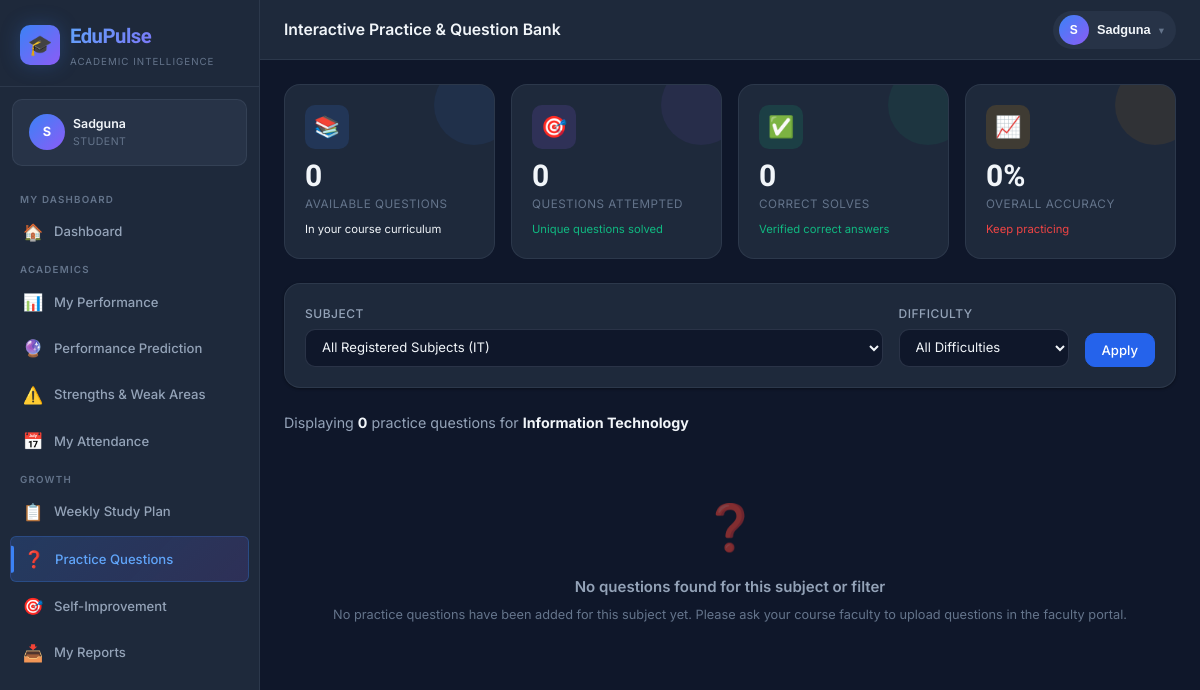
Screenshot of /student/practice (signed in) with the database file from the repository.
### models.py (models this page shows, shortened)
class Student(db.Model):
    __tablename__ = 'students'
    id = db.Column(db.Integer, primary_key=True)
    user_id = db.Column(db.Integer, db.ForeignKey('users.id'), unique=True, nullable=False)
    roll_number = db.Column(db.String(50), unique=True, nullable=False)
    name = db.Column(db.String(100), nullable=False)
    email = db.Column(db.String(120))
    phone = db.Column(db.String(20))
    department_id = db.Column(db.Integer, db.ForeignKey('departments.id'), nullable=False)
    section_id = db.Column(db.Integer, db.ForeignKey('sections.id'))
    academic_year_id = db.Column(db.Integer, db.ForeignKey('academic_years.id'))
    current_semester = db.Column(db.Integer, default=1)
    date_of_birth = db.Column(db.Date)
    gender = db.Column(db.String(10))
    is_active = db.Column(db.Boolean, default=True)
    enrolled_at = db.Column(db.DateTime, default=datetime.utcnow)
    academic_year = db.relationship('AcademicYear', backref='students')
    marks = db.relationship('Mark', backref='student', lazy=True)
    attendance_records = db.relationship('AttendanceRecord', backref='student', lazy=True)
    tasks = db.relationship('StudentTask', backref='student', lazy=True)
    goals = db.relationship('StudentGoal', backref='student', lazy=True)
    question_attempts = db.relationship('QuestionAttempt', backref='student', lazy=True)

class User(UserMixin, db.Model):
    __tablename__ = 'users'
    id = db.Column(db.Integer, primary_key=True)
    unique_id = db.Column(db.String(50), unique=True, nullable=False)
    password_hash = db.Column(db.String(256), nullable=False)
    role = db.Column(db.String(20), nullable=False)  # 'admin', 'faculty', 'student'
    is_active = db.Column(db.Boolean, default=True)
    last_login = db.Column(db.DateTime)
    created_at = db.Column(db.DateTime, default=datetime.utcnow)
    student = db.relationship('Student', backref='user', uselist=False, lazy=True)
    faculty = db.relationship('Faculty', backref='user', uselist=False, lazy=True)
    admin = db.relationship('Admin', backref='user', uselist=False, lazy=True)

class Department(db.Model):
    __tablename__ = 'departments'
    id = db.Column(db.Integer, primary_key=True)
    name = db.Column(db.String(100), unique=True, nullable=False)
    code = db.Column(db.String(20), unique=True, nullable=False)
    description = db.Column(db.Text)
    is_active = db.Column(db.Boolean, default=True)
    created_at = db.Column(db.DateTime, default=datetime.utcnow)
    sections = db.relationship('Section', backref='department', lazy=True)
    students = db.relationship('Student', backref='department', lazy=True)
    faculty = db.relationship('Faculty', backref='department', lazy=True)
    subjects = db.relationship('Subject', backref='department', lazy=True)

### routes/student.py (the view, shortened to what this page needs)
@student_bp.route('/practice')
@student_required
def practice():
    stu = get_current_student()
    if not stu:
        return redirect(url_for('auth.login'))
    subjects = Subject.query.filter_by(
        department_id=stu.department_id, semester=stu.current_semester, is_active=True
    ).all()
    if not subjects:
        subjects = Subject.query.filter_by(department_id=stu.department_id, is_active=True).all()
    subj_filter = request.args.get('subject_id', '')
    diff_filter = request.args.get('difficulty', '')
    topic_filter = request.args.get('topic', '').strip()
    subject_ids = [s.id for s in subjects]
    available_topics = [
        t[0] for t in db.session.query(Question.topic).filter(
            Question.subject_id.in_(subject_ids),
            Question.topic.isnot(None),
            Question.topic != '',
            Question.is_active == True
        ).distinct().order_by(Question.topic).all() if t[0]
    ]
    query = Question.query.filter(
        Question.subject_id.in_(subject_ids),
        Question.is_active == True,
        Question.question_type == 'mcq'
    )
    if subj_filter and subj_filter.isdigit():
        s_id = int(subj_filter)
        if s_id in subject_ids:
            query = query.filter_by(subject_id=s_id)
    if diff_filter and diff_filter in ['easy', 'medium', 'hard']:
        query = query.filter_by(difficulty=diff_filter)
    if topic_filter:
        query = query.filter_by(topic=topic_filter)
    questions = query.order_by(Question.id).all()
    attempt_counts = {}
    for q in questions:
        attempts = QuestionAttempt.query.filter_by(student_id=stu.id, question_id=q.id).count()
        correct = QuestionAttempt.query.filter_by(student_id=stu.id, question_id=q.id, is_correct=True).count()
        attempt_counts[q.id] = {'total': attempts, 'correct': correct}
    total_q = Question.query.filter(Question.subject_id.in_(subject_ids), Question.is_active == True).count()
    attempted_q_ids = [r[0] for r in db.session.query(QuestionAttempt.question_id).filter_by(student_id=stu.id).distinct().all()]
    attempted_count = len(attempted_q_ids)
    all_attempts = QuestionAttempt.query.filter_by(student_id=stu.id).all()
    correct_count = sum(1 for a in all_attempts if a.is_correct)
    accuracy_pct = round(correct_count / len(all_attempts) * 100, 1) if all_attempts else 0
    practice_stats = {
        'total_q': total_q,
        'attempted': attempted_count,
        'correct': correct_count,
        'accuracy': accuracy_pct
    }
    return render_template('student/practice.html',
                           student=stu,
                           subjects=subjects,
                           questions=questions,
                           topics=available_topics,
                           attempt_counts=attempt_counts,
                           stats=practice_stats,
                           subj_filter=subj_filter,
                           diff_filter=diff_filter,
                           topic_filter=topic_filter)

### templates/student/practice.html (shortened to what this page needs)
{% extends 'base.html' %}
{% from 'macros/nav.html' import student_nav %}
{% block page_title %}Interactive Practice & Question Bank{% endblock %}
{% block nav %}{{ student_nav() }}{% endblock %}
{% block content %}
<div class="stat-grid" style="margin-bottom:24px;">
  <div class="stat-card blue">
    <div class="stat-icon blue">📚</div>
    <div class="stat-value">{{ stats.total_q if stats else questions|length }}</div>
    <div class="stat-label">Available Questions</div>
    <div class="stat-change neutral">In your course curriculum</div>
  </div>
  <div class="stat-card purple">
    <div class="stat-icon purple">🎯</div>
    <div class="stat-value">{{ stats.attempted if stats else 0 }}</div>
    <div class="stat-label">Questions Attempted</div>
    <div class="stat-change positive">Unique questions solved</div>
  </div>
  <div class="stat-card green">
    <div class="stat-icon green">✅</div>
    <div class="stat-value">{{ stats.correct if stats else 0 }}</div>
    <div class="stat-label">Correct Solves</div>
    <div class="stat-change positive">Verified correct answers</div>
  </div>
  <div class="stat-card orange">
    <div class="stat-icon orange">📈</div>
    <div class="stat-value">{{ stats.accuracy if stats else 0 }}%</div>
    <div class="stat-label">Overall Accuracy</div>
    <div class="stat-change {{ 'positive' if stats and stats.accuracy >= 70 else 'negative' }}">
      {{ 'Strong mastery' if stats and stats.accuracy >= 70 else 'Keep practicing' }}
    </div>
  </div>
</div>
<div class="card" style="margin-bottom:24px;">
  <form method="GET" action="{{ url_for('student.practice') }}" style="display:flex; flex-wrap:wrap; gap:16px; align-items:flex-end;">
    <div style="flex:1; min-width:220px;">
      <label class="form-label">Subject</label>
      <select name="subject_id" class="form-control" onchange="this.form.submit()">
        <option value="">All Registered Subjects ({{ student.department.code if student.department else '' }})</option>
      </select>
    </div>
    <div style="width:170px;">
      <label class="form-label">Difficulty</label>
      <select name="difficulty" class="form-control" onchange="this.form.submit()">
        <option value="">All Difficulties</option>
      </select>
    </div>
    <div style="display:flex; gap:8px;">
      <button type="submit" class="btn btn-primary">Apply</button>
    </div>
  </form>
</div>
<div style="display:flex; justify-content:space-between; align-items:center; margin-bottom:16px;">
  <div style="font-size:0.95rem; color:var(--text-secondary);">
    Displaying <strong style="color:var(--text-primary);">{{ questions|length }}</strong> practice questions for <strong style="color:var(--text-primary);">{{ student.department.name if student.department else 'Curriculum' }}</strong>
  </div>
</div>
{% if questions %}
<div style="display:flex; flex-direction:column; gap:20px;">
  {% for q in questions %}
  {% set stats_q = attempt_counts.get(q.id, {'total': 0, 'correct': 0}) %}
  <div class="card" style="border:1px solid var(--border-color); border-radius:var(--radius-lg); position:relative; overflow:hidden;">
    <div class="card-header" style="border-bottom:1px solid var(--border-color); background:rgba(255,255,255,0.01);">
      <div style="display:flex; align-items:center; gap:10px; flex-wrap:wrap;">
        <span class="badge badge-purple">{{ q.subject.code }}: {{ q.subject.name if q.subject else 'Subject' }}</span>
        {% if q.topic %}<span class="badge badge-primary">📌 {{ q.topic }}</span>{% endif %}
        <span class="badge {{ 'badge-success' if q.difficulty == 'easy' else ('badge-warning' if q.difficulty == 'medium' else 'badge-danger') }}">
          {{ q.difficulty | capitalize }}
        </span>
      </div>
      <div>
        {% if stats_q.total > 0 %}
        <span class="badge {{ 'badge-success' if stats_q.correct > 0 else 'badge-warning' }}" style="font-size:0.75rem;">
          Attempts: {{ stats_q.total }} | Solved Correctly: {{ stats_q.correct }}
        </span>
        {% else %}
        <span class="badge badge-secondary" style="font-size:0.75rem;">Unattempted</span>
        {% endif %}
      </div>
    </div>
    <div style="padding:20px;">
      <div style="font-size:1.05rem; font-weight:600; color:var(--text-primary); margin-bottom:16px; line-height:1.5;">
        Q{{ loop.index }}. {{ q.question_text }}
      </div>
      <form method="POST" action="{{ url_for('student.attempt_question', question_id=q.id, subject_id=subj_filter, topic=topic_filter, difficulty=diff_filter) }}">
        <input type="hidden" name="csrf_token" value="{{ csrf_token() }}">
        <div style="display:flex; flex-direction:column; gap:10px; margin-bottom:20px;">
          {% if q.option_a %}
          <label style="display:flex; align-items:center; gap:12px; padding:12px 16px; background:var(--bg-elevated); border:1px solid var(--border-color); border-radius:var(--radius-md); cursor:pointer; transition:all 0.15s ease;">
            <input type="radio" name="answer" value="A" required style="accent-color:var(--accent-blue);">
            <span style="font-weight:700; color:var(--accent-blue); width:20px;">A.</span>
            <span style="color:var(--text-secondary); font-size:0.95rem;">{{ q.option_a }}</span>
          </label>
          {% endif %}
          {% if q.option_b %}
          <label style="display:flex; align-items:center; gap:12px; padding:12px 16px; background:var(--bg-elevated); border:1px solid var(--border-color); border-radius:var(--radius-md); cursor:pointer; transition:all 0.15s ease;">
            <input type="radio" name="answer" value="B" required style="accent-color:var(--accent-blue);">
            <span style="font-weight:700; color:var(--accent-blue); width:20px;">B.</span>
            <span style="color:var(--text-secondary); font-size:0.95rem;">{{ q.option_b }}</span>
          </label>
          {% endif %}
          {% if q.option_c %}
          <label style="display:flex; align-items:center; gap:12px; padding:12px 16px; background:var(--bg-elevated); border:1px solid var(--border-color); border-radius:var(--radius-md); cursor:pointer; transition:all 0.15s ease;">
            <input type="radio" name="answer" value="C" required style="accent-color:var(--accent-blue);">
            <span style="font-weight:700; color:var(--accent-blue); width:20px;">C.</span>
            <span style="color:var(--text-secondary); font-size:0.95rem;">{{ q.option_c }}</span>
          </label>
          {% endif %}
          {% if q.option_d %}
          <label style="display:flex; align-items:center; gap:12px; padding:12px 16px; background:var(--bg-elevated); border:1px solid var(--border-color); border-radius:var(--radius-md); cursor:pointer; transition:all 0.15s ease;">
            <input type="radio" name="answer" value="D" required style="accent-color:var(--accent-blue);">
            <span style="font-weight:700; color:var(--accent-blue); width:20px;">D.</span>
            <span style="color:var(--text-secondary); font-size:0.95rem;">{{ q.option_d }}</span>
          </label>
          {% endif %}
        </div>
        <div style="display:flex; justify-content:space-between; align-items:center;">
          <button type="submit" class="btn btn-primary">
            Submit Answer ✓
          </button>
        </div>
      </form>
    </div>
  </div>
  {% endfor %}
</div>
{% else %}
<div class="empty-state" style="padding:40px 20px;">
  <div class="empty-icon">❓</div>
  <div class="empty-title">No questions found for this subject or filter</div>
  <div class="empty-text">No practice questions have been added for this subject yet. Please ask your course faculty to upload questions in the faculty portal.</div>
</div>
{% endif %}
{% endblock %}

### templates/base.html (shortened to what this page needs)
<!DOCTYPE html>
<html lang="en">
<head>
  <link rel="stylesheet" href="{{ url_for('static', filename='css/style.css') }}">
</head>
<body class="{{ 'role-' + current_user.role if current_user.is_authenticated else '' }}">
{% if current_user.is_authenticated %}
<div class="app-wrapper">
  <aside class="sidebar" id="sidebar">
    <div class="sidebar-brand">
      <a href="{{ url_for(current_user.role + '.dashboard') }}" class="brand-logo" style="text-decoration:none;">
        <div class="brand-icon">🎓</div>
        <div>
          <div class="brand-name">EduPulse</div>
          <div class="brand-tagline">Academic Intelligence</div>
        </div>
      </a>
    </div>
    {% if current_user.role == 'admin' and current_user.admin %}
    {% set display_name = current_user.admin.name %}
    {% elif current_user.role == 'faculty' and current_user.faculty %}
    {% set display_name = current_user.faculty.name %}
    {% elif current_user.role == 'student' and current_user.student %}
    {% set display_name = current_user.student.name %}
    {% else %}
    {% set display_name = current_user.unique_id %}
    {% endif %}
    <div class="sidebar-user flex items-center gap-2">
      <div class="user-avatar">{{ display_name[0] if display_name else '?' }}</div>
      <div class="user-info">
        <div class="user-name">{{ display_name }}</div>
        <div class="user-role">{{ current_user.role | capitalize }}</div>
      </div>
    </div>
    <nav class="sidebar-nav">
      {% block nav %}{% endblock %}
    </nav>
  </aside>
  <div class="main-content">
    <header class="topbar">
      <div class="topbar-left">
        <div>
          <div class="page-title">{% block page_title %}Dashboard{% endblock %}</div>
        </div>
      </div>
      <div class="topbar-right" style="display:flex; align-items:center; gap:12px;">
        <div class="profile-dropdown-wrapper" style="position:relative;">
          <button type="button" class="profile-btn" onclick="toggleProfileMenu(event)" id="profileBtn" style="display:flex; align-items:center; gap:8px; background:var(--bg-elevated); border:1px solid var(--border-color); border-radius:999px; padding:4px 12px 4px 6px; cursor:pointer; color:var(--text-primary);">
            <div class="user-avatar" style="width:30px; height:30px; font-size:0.8rem; border-radius:50%; background:linear-gradient(135deg, var(--brand-500), var(--accent-purple)); display:flex; align-items:center; justify-content:center; color:#fff; font-weight:700;">{{ display_name[0] if display_name else '?' }}</div>
            <span style="font-size:0.85rem; font-weight:600; max-width:120px; overflow:hidden; text-overflow:ellipsis; white-space:nowrap;">{{ display_name }}</span>
            <span style="font-size:0.7rem; color:var(--text-muted);">▾</span>
          </button>
        </div>
      </div>
    </header>
    <main class="page-content">
      {% block content %}{% endblock %}
    </main>
  </div>
</div>
{% else %}
{% block auth_content %}{% endblock %}
{% endif %}
</body>
</html>

### rows the page displays
Student: name "S", name "Sadguna"
User: role "STUDENT"
Department: department "Information Technology"

### other values shown
{{ stats.total_q if stats else questions|length }} "0"
{{ stats.attempted if stats else 0 }} "0"
{{ stats.correct if stats else 0 }} "0"
{{ stats.accuracy if stats else 0 }} "0"
{{ questions|length }} "0"
